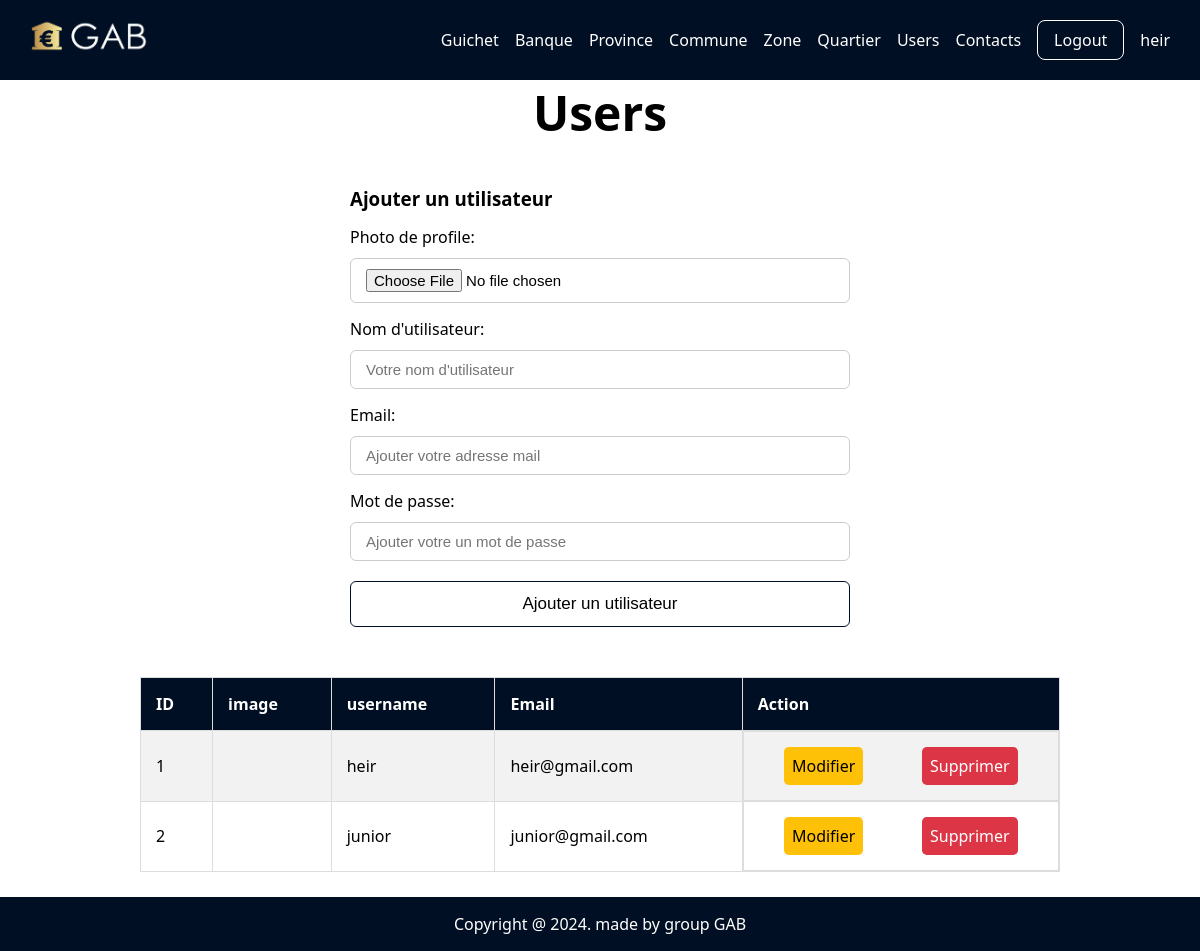
/users.php (signed in), run on the app's committed database.
### tables this page shows
CREATE TABLE `users` (
  `id_user` int(11) NOT NULL,
  `image` varchar(1024) DEFAULT NULL,
  `email` varchar(225) NOT NULL,
  `username` varchar(50) NOT NULL,
  `password` varchar(1024) NOT NULL,
  `role` varchar(50) NOT NULL DEFAULT 'admin'
);

### users.php (the view, shortened to what this page needs)
<?php
include "header.php";
include "config.php";
$sql = "SELECT * FROM users";
$statement = $bd->query($sql);
$users = $statement->fetchAll(PDO::FETCH_ASSOC);
?>
<section>
    <h1 class="titre">Users</h1>
    <div class="cont" style="justify-content: center;min-height:initial;">
        <div class="row">
            <form method="POST" style="width: 500px;"  method="POST" enctype="multipart/form-data">
                <h3 class="title">Ajouter un utilisateur</h3>
                <div class="column">
                    <div class="input-box">
                        <span>Photo de profile:</span>
                        <input type="file" name="photo" accept="image/*" placeholder="Ajouter un photo de profile">
                    </div>
                    <div class="input-box">
                        <span>Nom d'utilisateur:</span>
                        <input type="text" name="username" placeholder="Votre nom d'utilisateur">
                    </div>
                    <div class="input-box">
                        <span>Email:</span>
                        <input type="email" name="email" placeholder="Ajouter votre adresse mail">
                    </div>
                    <div class="input-box">
                        <span>Mot de passe:</span>
                        <input type="password" name="password" placeholder="Ajouter votre un mot de passe">
                    </div>
                </div>
                <button type="submit" class="btn" name="ajouter">Ajouter un utilisateur</button>
            </form>
        </div>
    </div>
</section>
<section>
    <div class="cont">
        <?php if ($statement): ?>
            <table style="width: 80%;">
                <tr>
                    <th>ID</th>
                    <th>image</th>
                    <th>username</th>
                    <th>Email</th>
                    <th>Action</th>
                </tr>
                <?php foreach ($users as $user): ?>
                    <tr>
                        <td><?= htmlspecialchars($user['id_user']) ?></td>
                        <td>
                        </td>
                        <td><?= htmlspecialchars($user['username']) ?></td>
                        <td><?= htmlspecialchars($user['email']) ?></td>
                        <td class="ds">
                            <a href="up_users.php?update=<?= $user["id_user"]; ?>" class="bts warning" style="margin-right: .5rem;">Modifier</a>
                            <a href="a_users.php?delete=<?= $user["id_user"]; ?>" class="bts danger">Supprimer</a>
                        </td>
                    </tr>
                <?php endforeach; ?>
            </table>
        <?php endif; ?>
    </div>
</section>
<?php include "footer.php"; ?>

### assets/css/index.css (style rules this page uses)
*, *::after, *::before { padding: 0; margin: 0; box-sizing: border-box; }
body { font-family: system-ui, -apple-system, BlinkMacSystemFont, "Segoe UI", Roboto, Oxygen, Ubuntu, Cantarell, "Open Sans", "Helvetica Neue", sans-serif; width: 100%; position: relative; }
a { color: black; text-decoration: none; }
.title { margin-top: 1rem; }
.titre { font-size: 3rem; text-align: center; }
.row { display: flex; gap: 15px; justify-content: space-between; }
table, td, th { border: 1px solid #ddd; text-align: left; }
table { border-collapse: collapse; width: 100%; }
th, td { padding: 15px; }
tr:nth-child(even) { background-color: #f2f2f2; }
.cont { display: flex; justify-content: center; align-items: center; padding: 25px; }
.cont form { width: 700px; background: #fff; border-radius: 10px; }
.row .column { flex: 1 1 250px; }
.column .input-box { margin: 15px 0; }
.input-box span { display: block; margin-bottom: 10px; }
.input-box input, select { width: 100%; padding: 10px 15px; border: 1px solid #ccc; border-radius: 6px; font-size: 15px; }
form .btn { width: 100%; padding: 12px; background: transparent; border: 1px solid #000f23; outline: none; border-radius: 6px; font-size: 17px; color: #000; margin-top: 5px; cursor: pointer; transition: 0.5s; }

### header.php (style rules this page uses)
th { background: #000f23; color: #fff; }
body { min-height: 93vh; }
.ds { display: flex; justify-content: space-around; }
.bts { padding: .5rem; background-color: #ff0000; border-radius: .3rem; }
.danger { background-color: #dc3545; color: #fff; }
.warning { background-color: #ffc107; color: #000; }

### data on the page
users: id_user "1", username "heir", email "heir@gmail.com"
users: id_user "2", username "junior", email "junior@gmail.com"

### other printed values
$_SESSION['username'] "heir"
